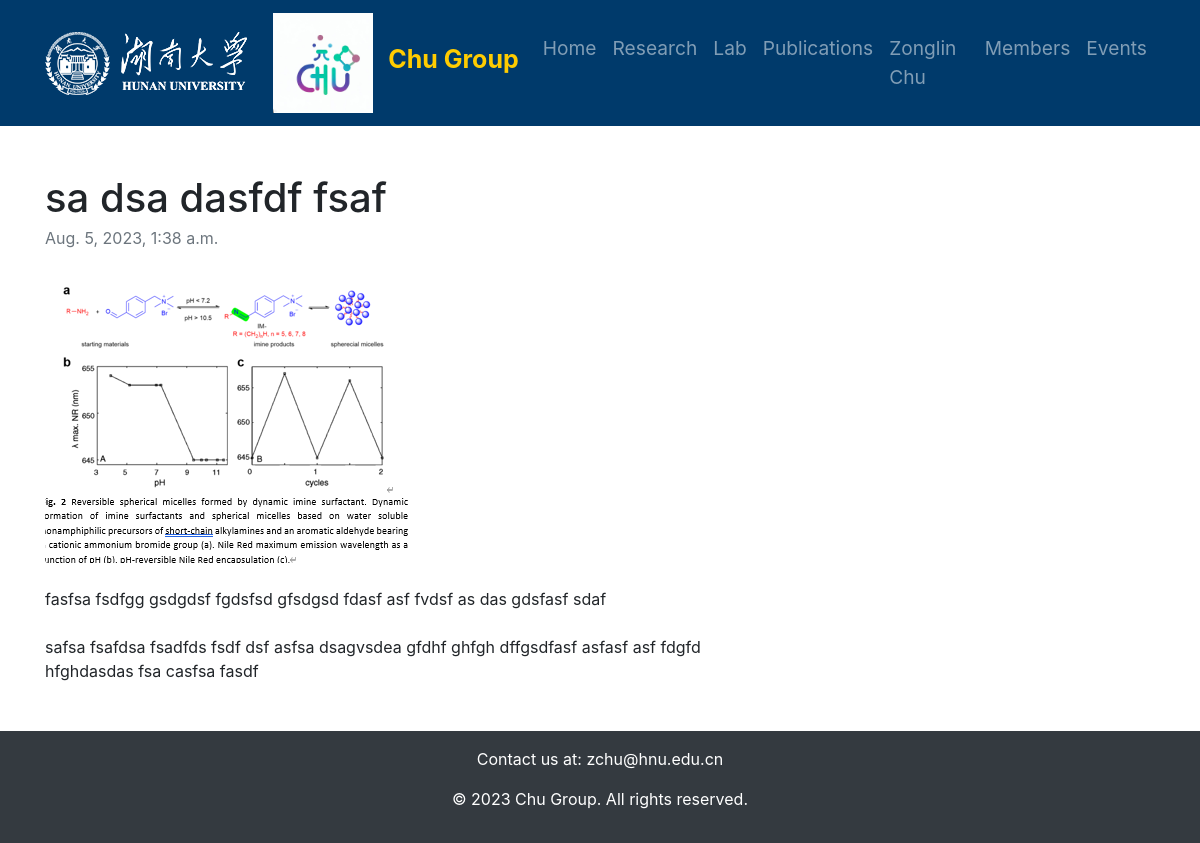
The page /Evants/sa-dsa-dasfdf-fsaf/ on the database its author committed.
### website/models.py (models this page shows, shortened)
class category(models.Model):
    name = models.CharField(max_length=100)
    class Meta:
        verbose_name_plural = "categories"
    def __str__(self):
        return self.name

class News(models.Model):
    title = models.CharField(max_length=255)
    slug = models.SlugField(max_length=255, unique=True, blank=True)
    image = models.ImageField(upload_to='uploads/%Y/%m/%d/')
    short_description = models.TextField()
    content = models.TextField()
    created_at = models.DateTimeField(auto_now_add=True)
    updated_at = models.DateTimeField(auto_now=True)

### GroupWebsite/views.py (the view)
# urls.py: path('Evants/<slug:slug>/', views.news, name='News'),
def news(request, slug):
    news = News.objects.get(slug=slug)
    context = {
        'news': news,
    }
    return render(request, 'news.html', context)

### website/context_processors.py (called while the page is built)
def get_category(request):
    return {
        'categories': category.objects.all()
    }

### templates/news.html
{% extends 'base.html' %}
  {% block content %}
  <div class="container mt-5">
    <div class="row">
        <div class="col-lg-8">
            <article>
                <header class="mb-4">
                    <h1 class="fw-bolder mb-1">{{ news.title }}</h1>
                    <div class="text-muted fst-italic mb-2">{{ news.created_at }} </div>
                </header>
                <figure class="mb-4"><img class="img-fluid rounded" src="{{ news.image.url }}" alt="..." /></figure>
                <section class="mb-5">
                    <p class="fs-5 mb-4">{{ news.short_description }}</p>
                    <p class="fs-5 mb-4">{{ news.content }}</p>
                    </section>
            </article>
        </div>
    </div>
</div>
  {% endblock %}

### templates/base.html (shortened to what this page needs)
{% load static %}
<!DOCTYPE html>
<html lang="en">
<head>
  <link rel="stylesheet" href="https://maxcdn.bootstrapcdn.com/bootstrap/4.5.2/css/bootstrap.min.css">
</head>
<body>
  <nav class="navbar navbar-expand-lg navbar-dark" style="background-color: #003a6b">
    <div class="container">
      <a class="navbar-brand" href="#">
        <img src="{% static 'images/hnu.png' %}" alt="Chu Group" Title="Hunan University" class="logo-image" />
        <img src="{% static 'images/logo.jpg' %}" alt="Chu Group" Title="Functional colloids and surface interfaces" class="logo-image" style="margin-left:20px; height:100%; max-height: 100px;"/>
        <span class="group-title" style=" font-size: 25px; font-weight: bold; color: #ffcc00; margin-left: 10px;">Chu Group</span>
      </a>
      <div class="collapse navbar-collapse" id="navbarNav">
        <ul class="navbar-nav ml-auto">
          {% for cat in categories %}
          <li class="nav-item">
            <a class="nav-link" href="/{{ cat }}" style="font-size: larger;">{{ cat }}</a>
          </li>
          {% endfor %}
        </ul>
      </div>
    </div>
  </nav>
{% block content %}
{% endblock %}
  <footer class="bg-dark text-white text-center py-3">
    <p>Contact us at: zchu@hnu.edu.cn</p>
    <p>&copy; 2023 Chu Group. All rights reserved.</p>
  </footer>
</body>
</html>

### rows shown on the page
category: name "Home"
category: name "Research"
category: name "Lab"
category: name "Publications"
category: name "Zonglin Chu"
category: name "Members"
category: name "Events"
News: title "sa dsa dasfdf fsaf", created_at "Aug. 5, 2023, 1:38 a.m.", image (picture), short_description "fasfsa fsdfgg gsdgdsf fgdsfsd gfsdgsd fdasf asf fvdsf as das gdsfasf sdaf", content "safsa fsafdsa fsadfds fsdf dsf asfsa dsagvsdea gfdhf ghfgh dffgsdfasf asfasf asf fdgfd hfghdasdas fsa casfsa fasdf"
